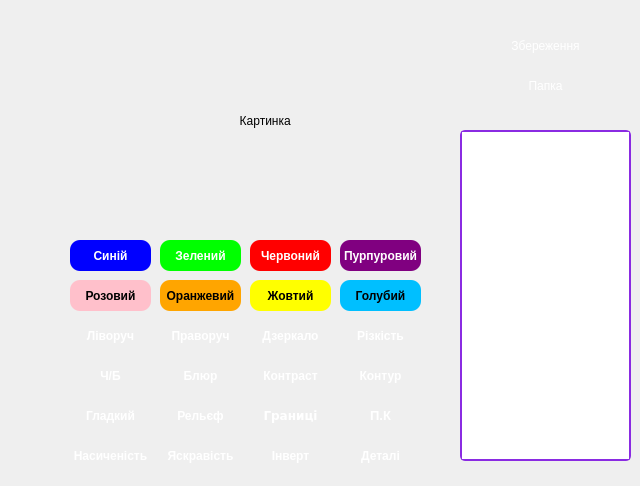
<?xml version="1.0" encoding="UTF-8"?>
<ui version="4.0">
 <class>MainWindow</class>
 <widget class="QWidget" name="MainWindow">
  <property name="geometry">
   <rect>
    <x>0</x>
    <y>0</y>
    <width>640</width>
    <height>486</height>
   </rect>
  </property>
  <property name="windowTitle">
   <string>MainWindow</string>
  </property>
  <property name="styleSheet">
   <string notr="true">QPushButton {
    background: qlineargradient(x1: 0, y1: 0, x2: 1, y2: 0,
                                stop: 0 #800080, stop: 1 #0000FF);
    color: white;
    border-radius: 10px;

}

QPushButton:hover {
    background: qlineargradient(x1: 0, y1: 0, x2: 1, y2: 0,
                                stop: 0 #0000FF, stop: 1 #800080);

}

QPushButton:pressed {
    background: qlineargradient(x1: 0, y1: 0, x2: 1, y2: 0,
                                stop: 0 #800080, stop: 1 #0000FF);
    color: #800080;

}
</string>
  </property>
  <widget class="QPushButton" name="btn_folder">
   <property name="geometry">
    <rect>
     <x>460</x>
     <y>70</y>
     <width>171</width>
     <height>31</height>
    </rect>
   </property>
   <property name="text">
    <string>Папка</string>
   </property>
  </widget>
  <widget class="QPushButton" name="btn_save">
   <property name="geometry">
    <rect>
     <x>460</x>
     <y>30</y>
     <width>171</width>
     <height>31</height>
    </rect>
   </property>
   <property name="text">
    <string>Збереження</string>
   </property>
  </widget>
  <widget class="QLabel" name="image">
   <property name="geometry">
    <rect>
     <x>70</x>
     <y>40</y>
     <width>361</width>
     <height>161</height>
    </rect>
   </property>
   <property name="text">
    <string>                                                   Картинка</string>
   </property>
  </widget>
  <widget class="QPushButton" name="btn_smooth">
   <property name="geometry">
    <rect>
     <x>70</x>
     <y>400</y>
     <width>81</width>
     <height>31</height>
    </rect>
   </property>
   <property name="font">
    <font>
     <weight>75</weight>
     <bold>true</bold>
    </font>
   </property>
   <property name="text">
    <string>Гладкий</string>
   </property>
  </widget>
  <widget class="QPushButton" name="btn_blur">
   <property name="geometry">
    <rect>
     <x>160</x>
     <y>360</y>
     <width>81</width>
     <height>31</height>
    </rect>
   </property>
   <property name="font">
    <font>
     <weight>75</weight>
     <bold>true</bold>
    </font>
   </property>
   <property name="text">
    <string>Блюр</string>
   </property>
  </widget>
  <widget class="QPushButton" name="btn_brightness">
   <property name="geometry">
    <rect>
     <x>160</x>
     <y>440</y>
     <width>81</width>
     <height>31</height>
    </rect>
   </property>
   <property name="font">
    <font>
     <weight>75</weight>
     <bold>true</bold>
    </font>
   </property>
   <property name="text">
    <string>Яскравість</string>
   </property>
  </widget>
  <widget class="QPushButton" name="btn_saturation">
   <property name="geometry">
    <rect>
     <x>70</x>
     <y>440</y>
     <width>81</width>
     <height>31</height>
    </rect>
   </property>
   <property name="font">
    <font>
     <weight>75</weight>
     <bold>true</bold>
    </font>
   </property>
   <property name="text">
    <string>Насиченість</string>
   </property>
  </widget>
  <widget class="QPushButton" name="btn_relief">
   <property name="geometry">
    <rect>
     <x>160</x>
     <y>400</y>
     <width>81</width>
     <height>31</height>
    </rect>
   </property>
   <property name="font">
    <font>
     <weight>75</weight>
     <bold>true</bold>
    </font>
   </property>
   <property name="text">
    <string>Рельєф</string>
   </property>
  </widget>
  <widget class="QPushButton" name="btn_contrast">
   <property name="geometry">
    <rect>
     <x>250</x>
     <y>360</y>
     <width>81</width>
     <height>31</height>
    </rect>
   </property>
   <property name="font">
    <font>
     <weight>75</weight>
     <bold>true</bold>
    </font>
   </property>
   <property name="text">
    <string>Контраст</string>
   </property>
  </widget>
  <widget class="QPushButton" name="btn_enchamnet">
   <property name="geometry">
    <rect>
     <x>340</x>
     <y>400</y>
     <width>81</width>
     <height>31</height>
    </rect>
   </property>
   <property name="font">
    <font>
     <family>MS Sans Serif</family>
     <pointsize>10</pointsize>
     <weight>75</weight>
     <bold>true</bold>
    </font>
   </property>
   <property name="text">
    <string>П.К</string>
   </property>
  </widget>
  <widget class="QPushButton" name="btn_boundaries">
   <property name="geometry">
    <rect>
     <x>250</x>
     <y>400</y>
     <width>81</width>
     <height>31</height>
    </rect>
   </property>
   <property name="font">
    <font>
     <family>Verdana</family>
     <weight>75</weight>
     <italic>false</italic>
     <bold>true</bold>
    </font>
   </property>
   <property name="text">
    <string>Границі</string>
   </property>
  </widget>
  <widget class="QPushButton" name="btn_doright">
   <property name="geometry">
    <rect>
     <x>160</x>
     <y>320</y>
     <width>81</width>
     <height>31</height>
    </rect>
   </property>
   <property name="font">
    <font>
     <weight>75</weight>
     <bold>true</bold>
    </font>
   </property>
   <property name="text">
    <string>Праворуч</string>
   </property>
  </widget>
  <widget class="QPushButton" name="btn_mirror">
   <property name="geometry">
    <rect>
     <x>250</x>
     <y>320</y>
     <width>81</width>
     <height>31</height>
    </rect>
   </property>
   <property name="font">
    <font>
     <weight>75</weight>
     <bold>true</bold>
    </font>
   </property>
   <property name="text">
    <string>Дзеркало</string>
   </property>
  </widget>
  <widget class="QPushButton" name="btn_sharp">
   <property name="geometry">
    <rect>
     <x>340</x>
     <y>320</y>
     <width>81</width>
     <height>31</height>
    </rect>
   </property>
   <property name="font">
    <font>
     <weight>75</weight>
     <bold>true</bold>
    </font>
   </property>
   <property name="text">
    <string>Різкість</string>
   </property>
  </widget>
  <widget class="QPushButton" name="btn_doleft">
   <property name="geometry">
    <rect>
     <x>70</x>
     <y>320</y>
     <width>81</width>
     <height>31</height>
    </rect>
   </property>
   <property name="font">
    <font>
     <weight>75</weight>
     <bold>true</bold>
    </font>
   </property>
   <property name="text">
    <string>Ліворуч</string>
   </property>
  </widget>
  <widget class="QPushButton" name="btn_B_W">
   <property name="geometry">
    <rect>
     <x>70</x>
     <y>360</y>
     <width>81</width>
     <height>31</height>
    </rect>
   </property>
   <property name="font">
    <font>
     <weight>75</weight>
     <bold>true</bold>
    </font>
   </property>
   <property name="text">
    <string>Ч/Б</string>
   </property>
  </widget>
  <widget class="QPushButton" name="btn_invert">
   <property name="geometry">
    <rect>
     <x>250</x>
     <y>440</y>
     <width>81</width>
     <height>31</height>
    </rect>
   </property>
   <property name="font">
    <font>
     <weight>75</weight>
     <bold>true</bold>
    </font>
   </property>
   <property name="text">
    <string>Інверт</string>
   </property>
  </widget>
  <widget class="QPushButton" name="btn_path">
   <property name="geometry">
    <rect>
     <x>340</x>
     <y>360</y>
     <width>81</width>
     <height>31</height>
    </rect>
   </property>
   <property name="font">
    <font>
     <weight>75</weight>
     <bold>true</bold>
    </font>
   </property>
   <property name="text">
    <string>Контур</string>
   </property>
  </widget>
  <widget class="QPushButton" name="btn_detal">
   <property name="geometry">
    <rect>
     <x>340</x>
     <y>440</y>
     <width>81</width>
     <height>31</height>
    </rect>
   </property>
   <property name="font">
    <font>
     <weight>75</weight>
     <bold>true</bold>
    </font>
   </property>
   <property name="text">
    <string>Деталі</string>
   </property>
  </widget>
  <widget class="QListWidget" name="list_files">
   <property name="geometry">
    <rect>
     <x>460</x>
     <y>130</y>
     <width>171</width>
     <height>331</height>
    </rect>
   </property>
   <property name="styleSheet">
    <string notr="true">border-radius: 5px; /* Округлення кутів */
border: 2px solid #8a2be2; /* Колір рамки: фіолетово-синій */
</string>
   </property>
  </widget>
  <widget class="QPushButton" name="btn_pink">
   <property name="geometry">
    <rect>
     <x>70</x>
     <y>280</y>
     <width>81</width>
     <height>31</height>
    </rect>
   </property>
   <property name="font">
    <font>
     <weight>75</weight>
     <bold>true</bold>
    </font>
   </property>
   <property name="styleSheet">
    <string notr="true">QPushButton{
    background-color: rgb(255, 192, 203);
    color: black;
    border: none;

    text-align: center;
    text-decoration: none;
    display: inline-block;

}</string>
   </property>
   <property name="text">
    <string>Розовий</string>
   </property>
  </widget>
  <widget class="QPushButton" name="btn_blue">
   <property name="geometry">
    <rect>
     <x>70</x>
     <y>240</y>
     <width>81</width>
     <height>31</height>
    </rect>
   </property>
   <property name="font">
    <font>
     <weight>75</weight>
     <bold>true</bold>
    </font>
   </property>
   <property name="styleSheet">
    <string notr="true">QPushButton {
    background-color: rgb(0, 0, 255);
    color: white;
    border: none;

    text-align: center;
    text-decoration: none;
    display: inline-block;
  }</string>
   </property>
   <property name="text">
    <string>Синій</string>
   </property>
  </widget>
  <widget class="QPushButton" name="btn_orange">
   <property name="geometry">
    <rect>
     <x>160</x>
     <y>280</y>
     <width>81</width>
     <height>31</height>
    </rect>
   </property>
   <property name="font">
    <font>
     <weight>75</weight>
     <bold>true</bold>
    </font>
   </property>
   <property name="styleSheet">
    <string notr="true">QPushButton{
    background-color: rgb(255, 165, 0);
    color: black;
    border: none;

    text-align: center;
    text-decoration: none;
    display: inline-block;

}</string>
   </property>
   <property name="text">
    <string>Оранжевий</string>
   </property>
  </widget>
  <widget class="QPushButton" name="btn_yellow">
   <property name="geometry">
    <rect>
     <x>250</x>
     <y>280</y>
     <width>81</width>
     <height>31</height>
    </rect>
   </property>
   <property name="font">
    <font>
     <weight>75</weight>
     <bold>true</bold>
    </font>
   </property>
   <property name="styleSheet">
    <string notr="true">QPushButton {
    background-color: rgb(255, 255, 0);
    color: black;
    border: none;
    text-align: center;
    text-decoration: none;
    display: inline-block;
}</string>
   </property>
   <property name="text">
    <string>Жовтий</string>
   </property>
  </widget>
  <widget class="QPushButton" name="btn_bluewhite">
   <property name="geometry">
    <rect>
     <x>340</x>
     <y>280</y>
     <width>81</width>
     <height>31</height>
    </rect>
   </property>
   <property name="font">
    <font>
     <weight>75</weight>
     <bold>true</bold>
    </font>
   </property>
   <property name="styleSheet">
    <string notr="true">QPushButton {
    background-color: rgb(0, 191, 255);
    color: black;
    border: none;

    text-align: center;
    text-decoration: none;
    display: inline-block;
 }</string>
   </property>
   <property name="text">
    <string>Голубий</string>
   </property>
  </widget>
  <widget class="QPushButton" name="btn_red">
   <property name="geometry">
    <rect>
     <x>250</x>
     <y>240</y>
     <width>81</width>
     <height>31</height>
    </rect>
   </property>
   <property name="font">
    <font>
     <weight>75</weight>
     <bold>true</bold>
    </font>
   </property>
   <property name="styleSheet">
    <string notr="true">QPushButton {
    background-color: rgb(255, 0, 0);
    color: white;
    border: none;
    text-align: center;
    text-decoration: none;
    display: inline-block;

}</string>
   </property>
   <property name="text">
    <string>Червоний</string>
   </property>
  </widget>
  <widget class="QPushButton" name="btn_green">
   <property name="geometry">
    <rect>
     <x>160</x>
     <y>240</y>
     <width>81</width>
     <height>31</height>
    </rect>
   </property>
   <property name="font">
    <font>
     <weight>75</weight>
     <bold>true</bold>
    </font>
   </property>
   <property name="styleSheet">
    <string notr="true">QPushButton{
    background-color: rgb(0, 255, 0);
    color: white;
    border: none;

    text-align: center;
    text-decoration: none;
    display: inline-block;

}</string>
   </property>
   <property name="text">
    <string>Зелений</string>
   </property>
  </widget>
  <widget class="QPushButton" name="btn_purple">
   <property name="geometry">
    <rect>
     <x>340</x>
     <y>240</y>
     <width>81</width>
     <height>31</height>
    </rect>
   </property>
   <property name="font">
    <font>
     <weight>75</weight>
     <bold>true</bold>
    </font>
   </property>
   <property name="styleSheet">
    <string notr="true">QPushButton {
    background-color: rgb(128, 0, 128);
    color: white;
    border: none;

    text-align: center;
    text-decoration: none;
    display: inline-block;

}</string>
   </property>
   <property name="text">
    <string>Пурпуровий</string>
   </property>
  </widget>
 </widget>
 <resources/>
 <connections/>
</ui>
